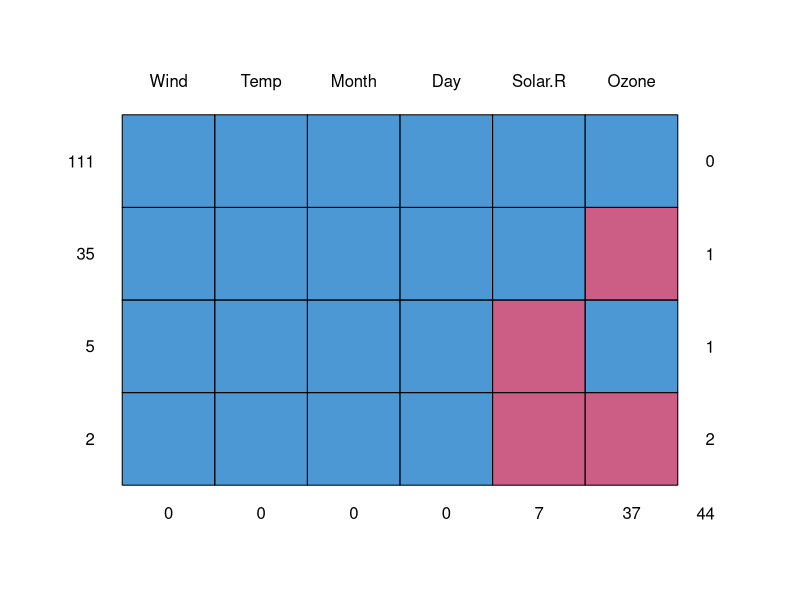
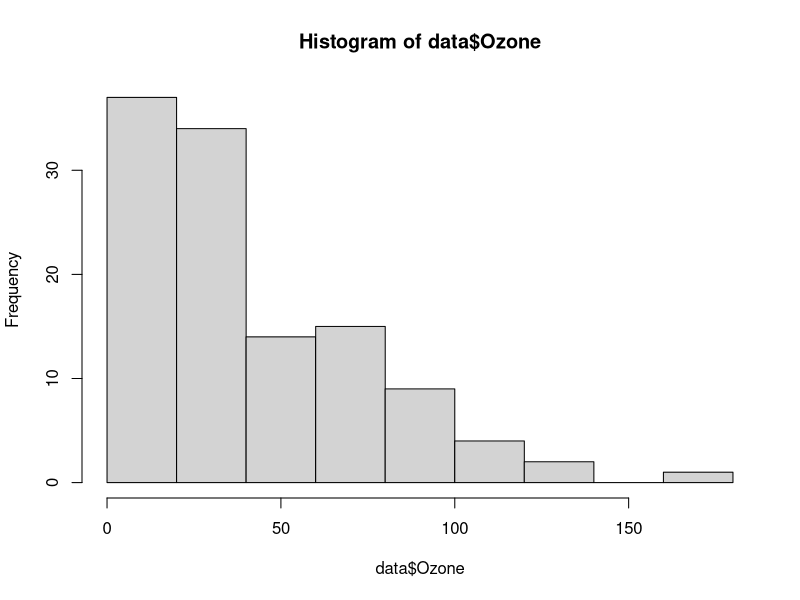
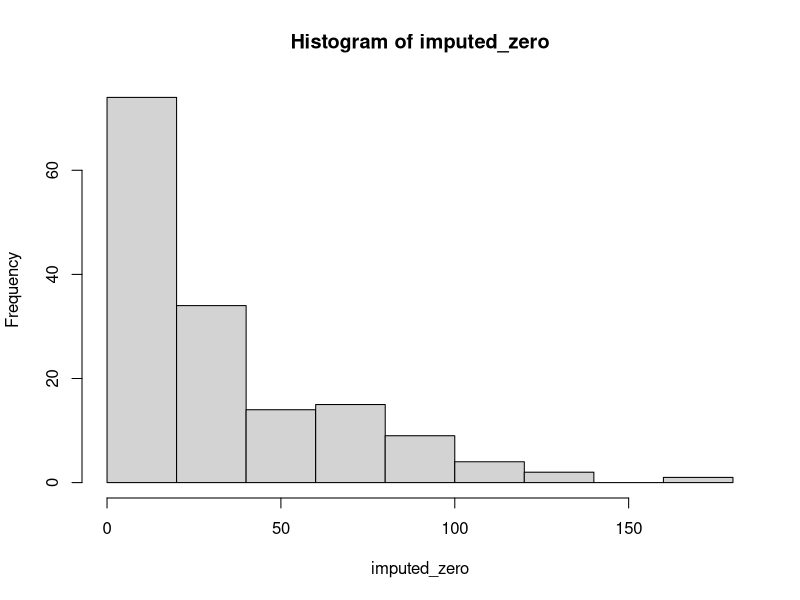
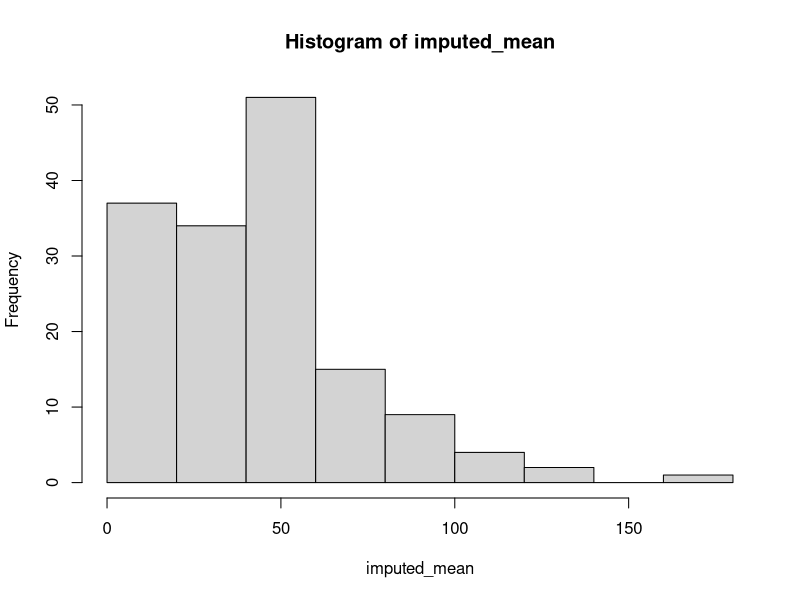
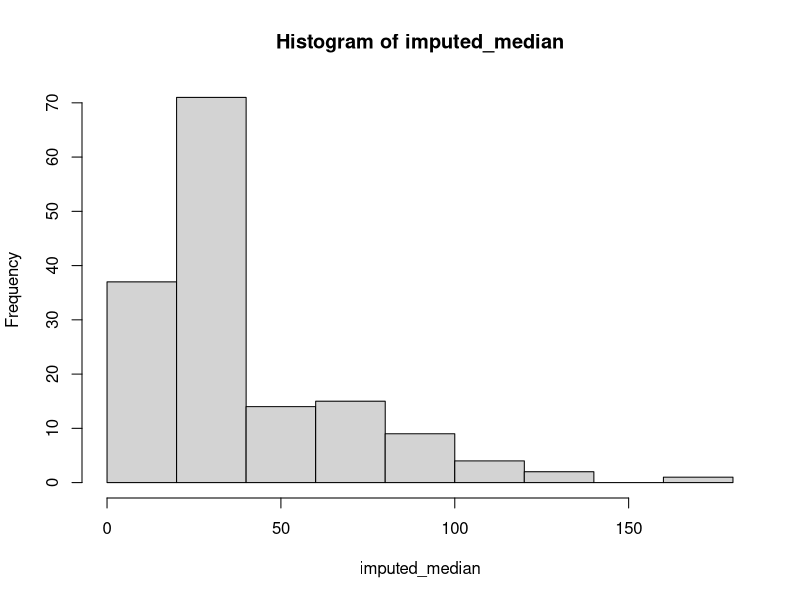
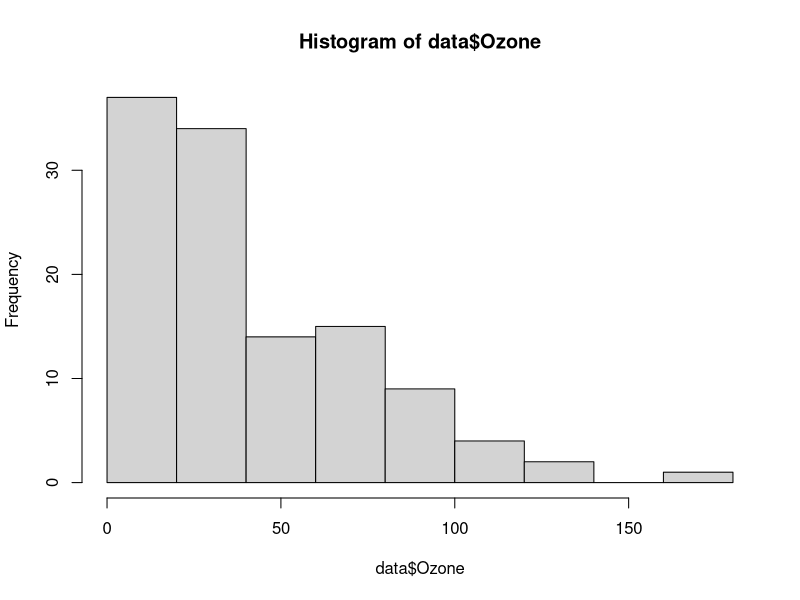
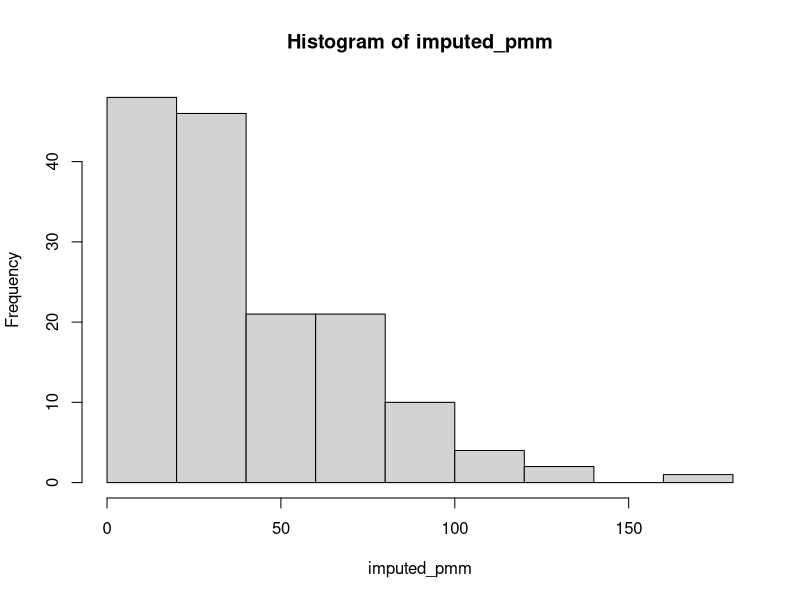
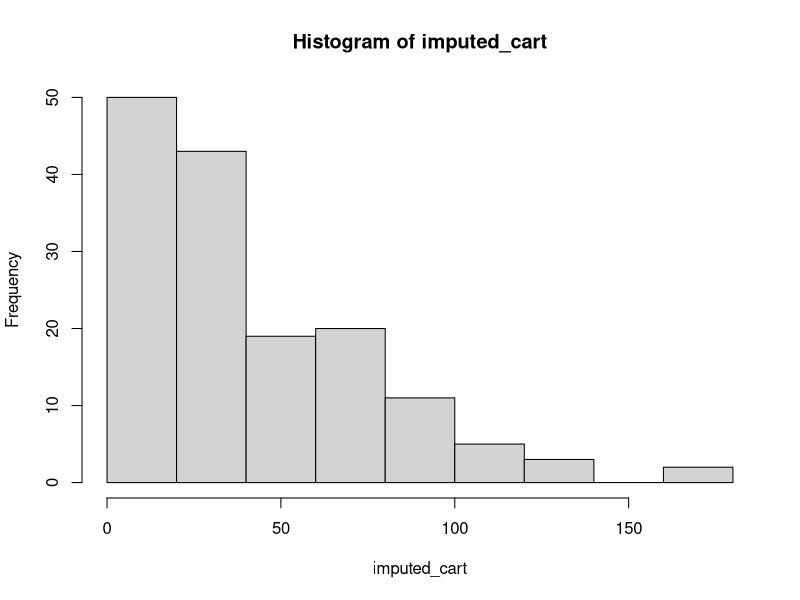

Write the R code that produced these figures, in order.
## ---- chunk 1
knitr::opts_chunk$set(echo = TRUE)
## ---- chunk 2
library(mice)
data <- airquality
summary(data)
## ---- chunk 3
md.pattern(data)
hist(data$Ozone)
## ---- chunk 4
imputed_zero = replace(data$Ozone, is.na(data$Ozone), 0) 
imputed_mean = replace(data$Ozone, is.na(data$Ozone), mean(data$Ozone, na.rm = TRUE))
imputed_median = replace(data$Ozone, is.na(data$Ozone), median(data$Ozone, na.rm = TRUE))
## ---- chunk 5
hist(imputed_zero)
hist(imputed_mean)
hist(imputed_median)
## ---- chunk 6
imputed_pmm = complete(mice(data, method = "pmm",seed=500))$Ozone #default the first imputed dataset
imputed_cart = complete(mice(data, method = "cart",seed=500))$Ozone
imputed_lasso = complete(mice(data, method = "lasso.norm",seed=500))$Ozone
## ---- chunk 7
hist(data$Ozone)
hist(imputed_pmm)
hist(imputed_cart)
hist(imputed_lasso)
## ---- chunk 8
tempData <- mice(data,m=5,maxit=50,meth='pmm',seed=500) #m=5 refers to the number of imputed datasets.
summary(tempData)
tempData$imp$Ozone
## ---- chunk 9
completedData <- complete(tempData,1)
# completed <- complete(tempData) 
## ---- chunk 10
xyplot(tempData,Ozone ~ Wind+Temp+Solar.R,pch=18,cex=1) #?
densityplot(tempData)
## ---- chunk 11
modelFit1 <- with(tempData,lm(Temp~ Ozone+Solar.R+Wind))
summary(pool(modelFit1))
